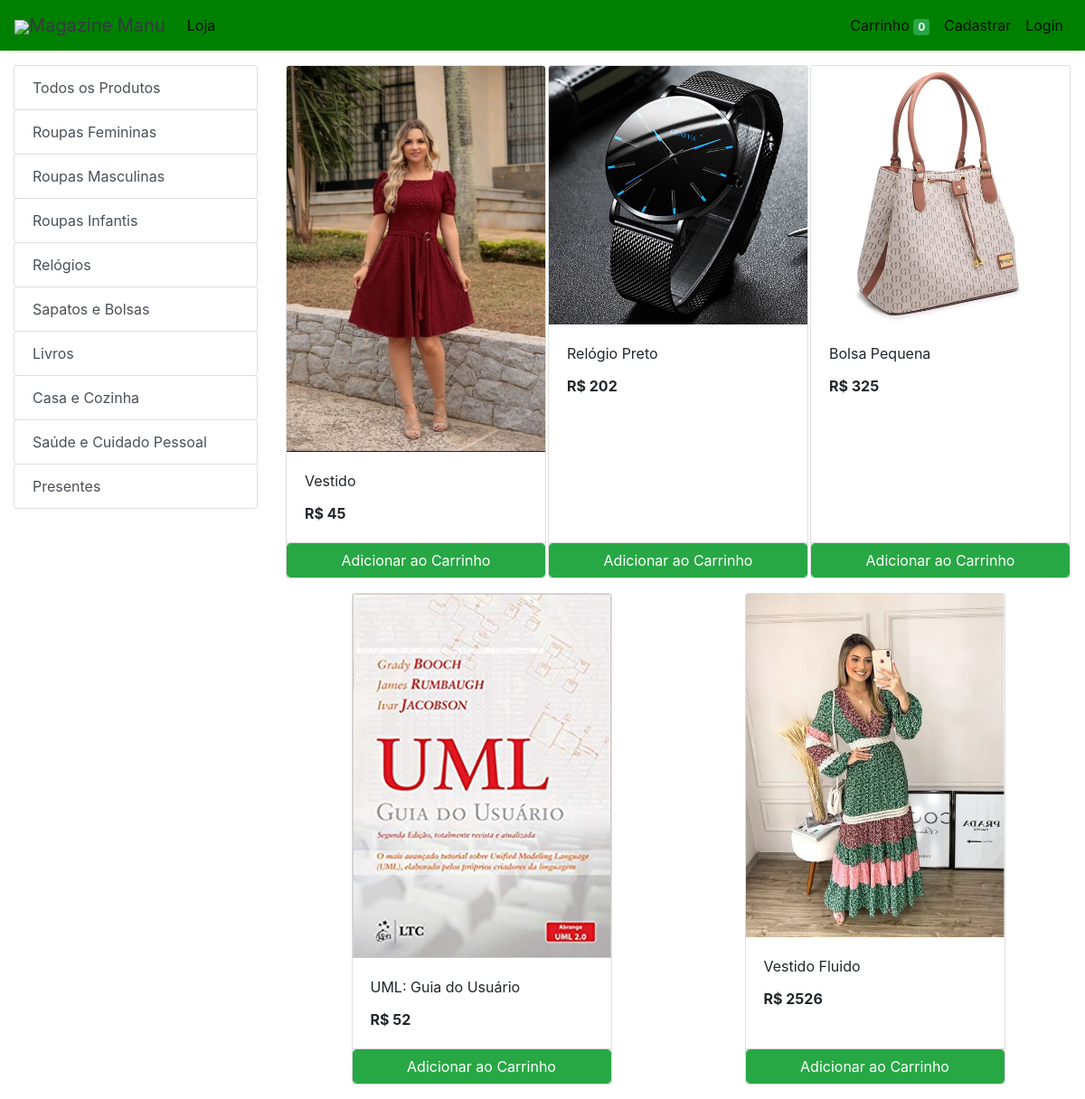
The app's page /store with its own data.
### store/models/category.py (models this page shows, shortened)
class Category(models.Model):
    name= models.CharField(max_length=50)
    @staticmethod
    def get_all_categories():
        return Category.objects.all()

### store/models/product.py (models this page shows, shortened)
class Products(models.Model):
    name = models.CharField(max_length=60)
    price= models.IntegerField(default=0)
    category= models.ForeignKey(Category,on_delete=models.CASCADE,default=1 )
    description= models.CharField(max_length=250, default='', blank=True, null= True)
    image= models.ImageField(upload_to='uploads/products/')
    @staticmethod
    def get_all_products():
        return Products.objects.all()

### store/views/home.py (the view)
# urls.py: path('' , include('store.urls'))
def store(request):
    cart = request.session.get('cart')
    if not cart:
        request.session['cart'] = {}
    products = None
    categories = Category.get_all_categories()
    categoryID = request.GET.get('category')
    if categoryID:
        products = Products.get_all_products_by_categoryid(categoryID)
    else:
        products = Products.get_all_products();
    data = {}
    data['products'] = products
    data['categories'] = categories
    print('you are : ', request.session.get('email'))
    return render(request, 'index.html', data)

### store/templatetags/cart.py (called while the page is built)
@register.filter (name='is_in_cart')
def is_in_cart(product, cart):
    keys = cart.keys ()
    for id in keys:
        if int (id) == product.id:
            return True
    return False;

### store/templatetags/custom_filter.py (called while the page is built)
@register.filter(name='currency')
def currency(number):
    return "R$ "+str(number)

### store/templates/index.html (shortened to what this page needs)
{% extends 'base.html' %}
{% block content %}
{% load cart %}
{% load custom_filter %}
<div class="container-fluid mt-3">
	<div class="row">
		<div class="col-lg-3 mx-auto">
			<div class="list-group">
				<a href="/" class="list-group-item list-group-item-action btn btn-outline-success">Todos os Produtos</a>
				{% for category in categories %}
				<a href="/?category={{category.id}}"
					class="list-group-item list-group-item-action btn btn-outline-success ">{{category.name}}</a>
				{% endfor %}
			</div>
		</div>
		<div id='products' class="col-lg-9 mx-auto">
			<div class="row mx-auto">
				{% for product in products %}
				<div class="card mx-auto mb-3" id={{product.id}} style="width: 18rem;">
					<img class="card-img-top" src="{{product.image.url}}" alt="Card image cap">
					<div class="card-body">
						<p class="card-title">{{product.name}}</p>
						<p class="card-text"><b>{{product.price|currency}}</b></p>
					</div>
					<div class="card-footer p-0 no-gutters">
						{% if product|is_in_cart:request.session.cart %}
						<div class="row no-gutters">
							<form action="/#{{product.id}}" class="col-2 " method="post">
								{% csrf_token %}
								<input hidden type="text" name='product' value='{{product.id}}'>
								<input hidden type="text" name='remove' value='True'>
								<input type="submit" value=" - " class="btn btn-block btn-success border-right">
							</form>
							<div class="text-center col btn btn-success">{{product|cart_quantity:request.session.cart}} no Carrinho</div>
							<form action="/#{{product.id}}" class="col-2 " method="post">
								{% csrf_token %}
								<input hidden type="text" name='product' value='{{product.id}}'>
								<input type="submit" value=" + " class="btn btn-block btn-success border-left">
							</form>
						</div>
						{% else %}
						<form action="/#{{product.id}}" method="POST" class="btn-block">
							<input type="submit" class="float-right btn btn-success form-control"
								value="Adicionar ao Carrinho">
						</form>
						{% endif %}
					</div>
				</div>
				{% endfor %}
			</div>
		</div>
	</div>
</div>
{% endblock %}

### store/templates/base.html (shortened to what this page needs)
<!doctype html>
<html lang="pt-BR">
<head>
  <link rel="stylesheet" href="https://maxcdn.bootstrapcdn.com/bootstrap/4.0.0/css/bootstrap.min.css"
>
</head>
<body>
<nav class="one-edge-shadow
  navbar navbar-light
  sticky-top navbar
  navbar-expand-lg
  text-white">
    <a class="navbar-brand ms-3 text-dark " href="/">
    <link rel="stylesheet" href="https://use.fontawesome.com/releases/v5.7.0/css/all.css">
    <img src="https://www.freepnglogos.com/uploads/shopping-cart-png/shopping-cart-svg-png-icon-download-28.png" style="width:50px;color:text-light;">Magazine Manu</a>
    <div class="collapse navbar-collapse" id="navbarSupportedContent">
      <ul class="navbar-nav mr-auto">
        <li class="nav-item active">
          <a class="nav-link" href="/store">Loja <span class="sr-only">(current)</span></a>
        </li>
          </ul>
      <ul class=" navbar-nav my-2 my-lg-0">
        <li class="nav-item active">
          <a class="nav-link" href="/cart">Carrinho
            <span class="badge badge-success">{{request.session.cart.keys|length}}</span>
            <span class="sr-only">(current)</span></a>
        </li>
        {% if request.session.customer %}
        <li class="nav-item active ">
          <a class="nav-link" href="/orders">Pedidos<span class="sr-only">(current)</span></a>
        </li>
        <li class="nav-item active ">
          <a class="nav-link" href="/logout">Logout<span class="sr-only">(current)</span></a>
        </li>
        {% else %}
        <li class="nav-item active">
          <a class="nav-link" href="/signup">Cadastrar<span class="sr-only">(current)</span></a>
        </li>
        <li class="nav-item active">
          <a class="nav-link" href="/login">Login<span class="sr-only">(current)</span></a>
        </li>
        {% endif %}
      </ul>
    </div>
  </nav>
  {% block content %}{% endblock %}
</body>
</html>

### store/templates/base.html (style rules this page uses)
nav { background-color: green; }
.one-edge-shadow { box-shadow: 0 8px 2px -5px rgb(246, 245, 245); }

### records on screen
Category: name "Roupas Femininas"
Category: name "Roupas Masculinas"
Category: name "Roupas Infantis"
Category: name "Relógios"
Category: name "Sapatos e Bolsas"
Category: name "Livros"
Category: name "Casa e Cozinha"
Category: name "Saúde e Cuidado Pessoal"
Category: name "Presentes"
Products: image (picture), name "Vestido", price "R$ 45"
Products: image (picture), name "Relógio Preto", price "R$ 202"
Products: image (picture), name "Bolsa Pequena", price "R$ 325"
Products: image (picture), name "UML: Guia do Usuário", price "R$ 52"
Products: image (picture), name "Vestido Fluido", price "R$ 2526"

### other values on screen
{{ request.session.cart.keys|length }} "0"
